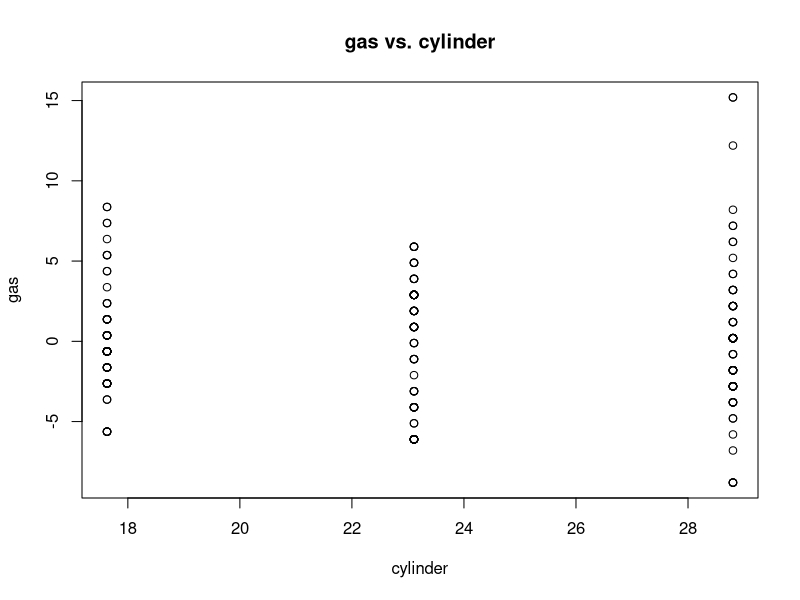
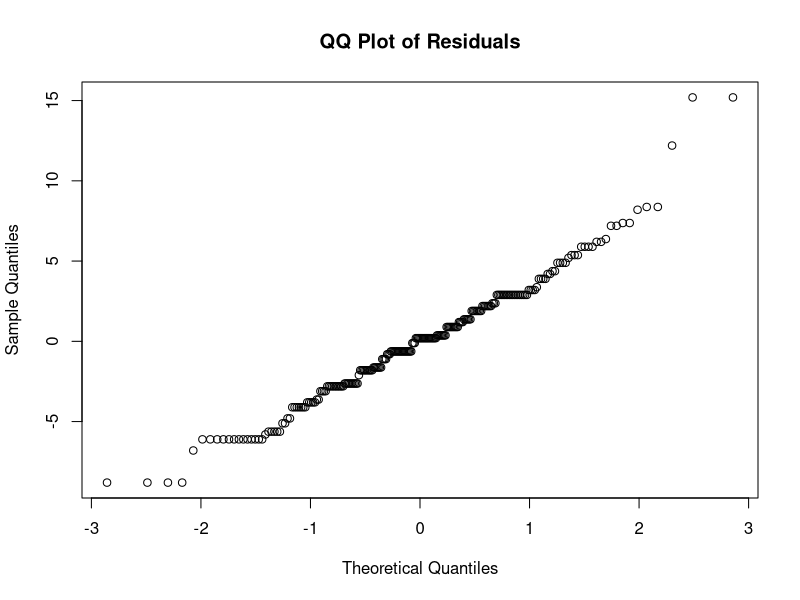
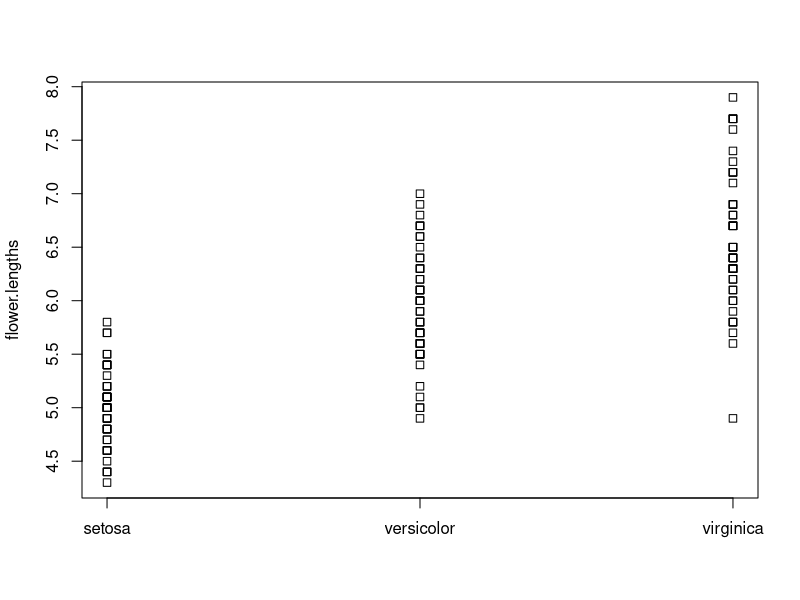
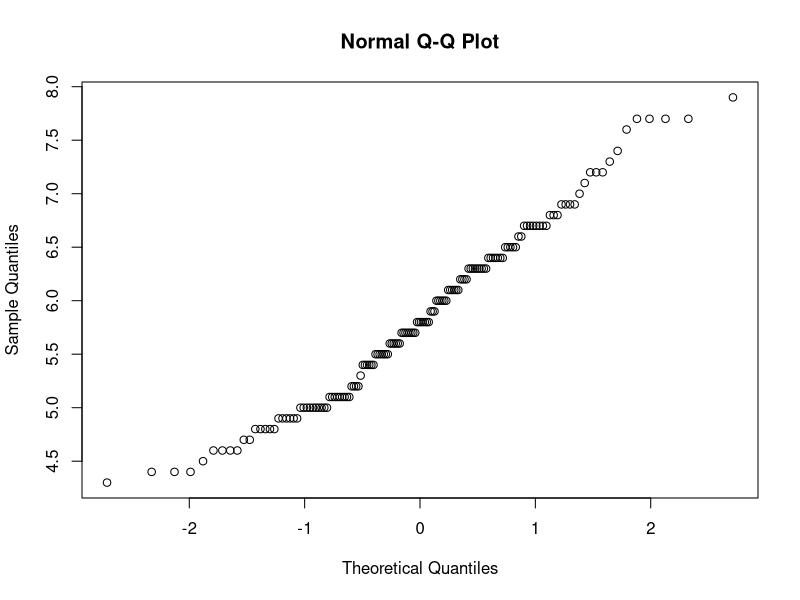
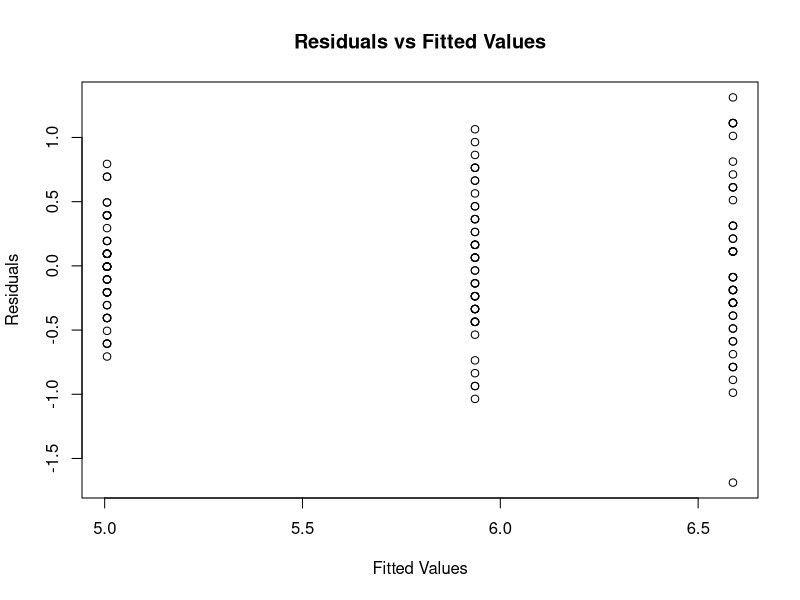
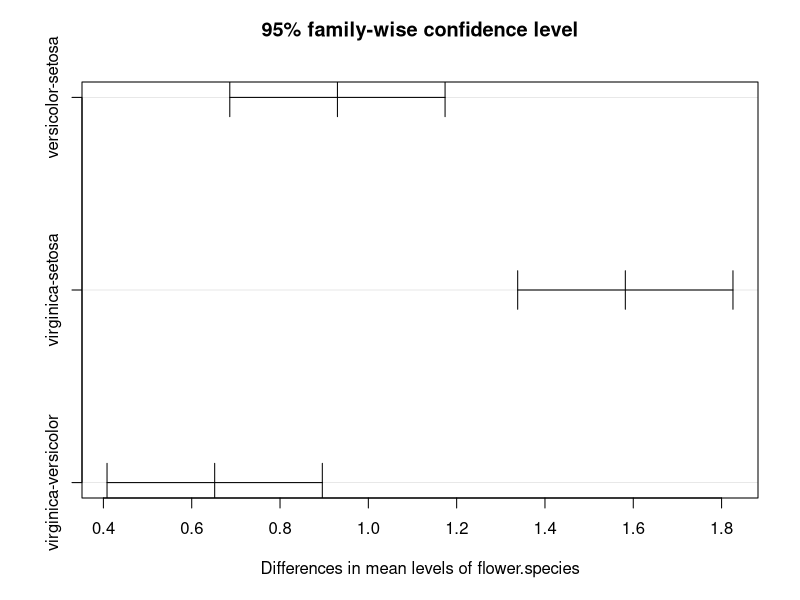

The R source for these figures, in order:
## ---- chunk 1
gas = c(29, 29, 31, 30, 26, 26, 27, 26, 25, 28,
27, 25, 25, 25, 25, 24, 25, 23, 20, 15,
20, 17, 17, 26, 23, 26, 25, 24, 19, 14,
15, 17, 27, 30, 26, 29, 26, 24, 24, 22,
22, 24, 24, 17, 22, 21, 23, 23, 19, 18,
17, 17, 19, 19, 12, 17, 15, 17, 17, 12,
17, 16, 18, 15, 16, 12, 17, 17, 16, 12,
15, 16, 17, 15, 17, 17, 18, 17, 19, 17,
19, 19, 17, 17, 17, 16, 16, 17, 15, 17,
26, 25, 26, 24, 21, 22, 23, 22, 20, 33,
32, 32, 29, 32, 34, 36, 36, 29, 26, 27,
30, 31, 26, 26, 28, 26, 29, 28, 27, 24,
24, 24, 22, 19, 20, 17, 12, 19, 18, 14,
15, 18, 18, 15, 17, 16, 18, 17, 19, 19,
17, 29, 27, 31, 32, 27, 26, 26, 25, 25,
17, 17, 20, 18, 26, 26, 27, 28, 25, 25,
24, 27, 25, 26, 23, 26, 26, 26, 26, 25,
27, 25, 27, 20, 20, 19, 17, 20, 17, 29,
27, 31, 31, 26, 26, 28, 27, 29, 31, 31,
26, 26, 27, 30, 33, 35, 37, 35, 15, 18,
20, 20, 22, 17, 19, 18, 20, 29, 26, 29,
29, 24, 44, 29, 26, 29, 29, 29, 29, 23,
24, 44, 41, 29, 26, 28, 29, 29, 29, 28,
29, 26, 26, 26)
cylinder = c('4', '4', '4', '4', '5or6', '5or6', '5or6', '4', '4', '4',
'4', '5or6', '5or6', '5or6', '5or6', '5or6', '5or6', '8', '8', '8',
'8', '8', '8', '8', '8', '8', '8', '8', '8', '8',
'8', '8', '4', '4', '5or6', '5or6', '5or6', '4', '5or6', '5or6',
'5or6', '5or6', '5or6', '5or6', '5or6', '5or6', '5or6', '5or6', '5or6', '5or6',
'5or6', '5or6', '8', '8', '8', '8', '8', '5or6', '8', '8',
'8', '8', '8', '8', '8', '8', '8', '8', '8', '8',
'8', '8', '8', '8', '8', '8', '8', '5or6', '5or6', '5or6',
'5or6', '8', '8', '5or6', '5or6', '8', '8', '8', '8', '8',
'5or6', '5or6', '5or6', '5or6', '8', '8', '8', '8', '8', '4',
'4', '4', '4', '4', '4', '4', '4', '4', '4', '4',
'4', '4', '5or6', '5or6', '5or6', '4', '4', '4', '4', '5or6',
'5or6', '5or6', '5or6', '5or6', '5or6', '8', '8', '8', '8', '8',
'8', '8', '8', '8', '8', '8', '8', '5or6', '5or6', '8',
'8', '4', '4', '4', '4', '5or6', '5or6', '5or6', '5or6', '5or6',
'5or6', '5or6', '5or6', '8', '5or6', '5or6', '5or6', '5or6', '8', '4',
'4', '4', '4', '4', '4', '4', '4', '4', '4', '4',
'4', '4', '4', '4', '4', '5or6', '5or6', '5or6', '8', '4',
'4', '4', '4', '5or6', '5or6', '5or6', '4', '4', '4', '4',
'5or6', '5or6', '5or6', '4', '4', '4', '4', '4', '8', '8',
'4', '4', '4', '5or6', '5or6', '5or6', '5or6', '4', '4', '4',
'4', '5or6', '4', '4', '4', '4', '4', '5or6', '5or6', '5or6',
'5or6', '4', '4', '4', '4', '5or6', '5or6', '4', '4', '4',
'4', '5or6', '5or6', '5or6')

car.model = aov(gas ~ cylinder)
anova(car.model)
plot(residuals(car.model) ~ fitted(car.model), ylab = "gas", xlab = "cylinder", main = "gas vs. cylinder")
qqnorm(residuals(car.model), main = "QQ Plot of Residuals")
## ---- chunk 2
setosa = c(5.1,4.9,4.7,4.6,5.0,5.4,4.6,5.0,4.4,4.9,
5.4,4.8,4.8,4.3,5.8,5.7,5.4,5.1,5.7,5.1,
5.4,5.1,4.6,5.1,4.8,5.0,5.0,5.2,5.2,4.7,
4.8,5.4,5.2,5.5,4.9,5.0,5.5,4.9,4.4,5.1,
5.0,4.5,4.4,5.0,5.1,4.8,5.1,4.6,5.3,5.0)
versicolor = c(7.0,6.4,6.9,5.5,6.5,5.7,6.3,4.9,6.6,5.2,
5.0,5.9,6.0,6.1,5.6,6.7,5.6,5.8,6.2,5.6,
5.9,6.1,6.3,6.1,6.4,6.6,6.8,6.7,6.0,5.7,
5.5,5.5,5.8,6.0,5.4,6.0,6.7,6.3,5.6,5.5,
5.5,6.1,5.8,5.0,5.6,5.7,5.7,6.2,5.1,5.7)
virginica = c(6.3,5.8,7.1,6.3,6.5,7.6,4.9,7.3,6.7,7.2,
6.5,6.4,6.8,5.7,5.8,6.4,6.5,7.7,7.7,6.0,
6.9,5.6,7.7,6.3,6.7,7.2,6.2,6.1,6.4,7.2,
7.4,7.9,6.4,6.3,6.1,7.7,6.3,6.4,6.0,6.9,
6.7,6.9,5.8,6.8,6.7,6.7,6.3,6.5,6.2,5.9)

flower.lengths = c(setosa, versicolor, virginica)

setosa.labels = rep(x = "setosa", times = length(setosa))
versicolor.labels = rep(x = "versicolor", times = length(versicolor))
virginica.labels = rep(x = "virginica", times = length(virginica))
flower.labels = c(setosa.labels, versicolor.labels, virginica.labels)

flower.species = factor(flower.labels)

stripchart(flower.lengths ~ flower.species, vertical = TRUE)

tapply(X = flower.lengths, INDEX = flower.species, FUN = mean)
tapply(X = flower.lengths, INDEX = flower.species, FUN = sd)
## ---- chunk 3
qqnorm(flower.lengths)
## ---- chunk 4
flower.model = aov(flower.lengths ~ flower.species)
anova(flower.model)
plot(residuals(flower.model) ~ fitted(flower.model), ylab = "Residuals", xlab = "Fitted Values", main = "Residuals vs Fitted Values")
## ---- chunk 5
CIs = TukeyHSD(flower.model, conf.level = 0.95)
CIs
plot(CIs)
